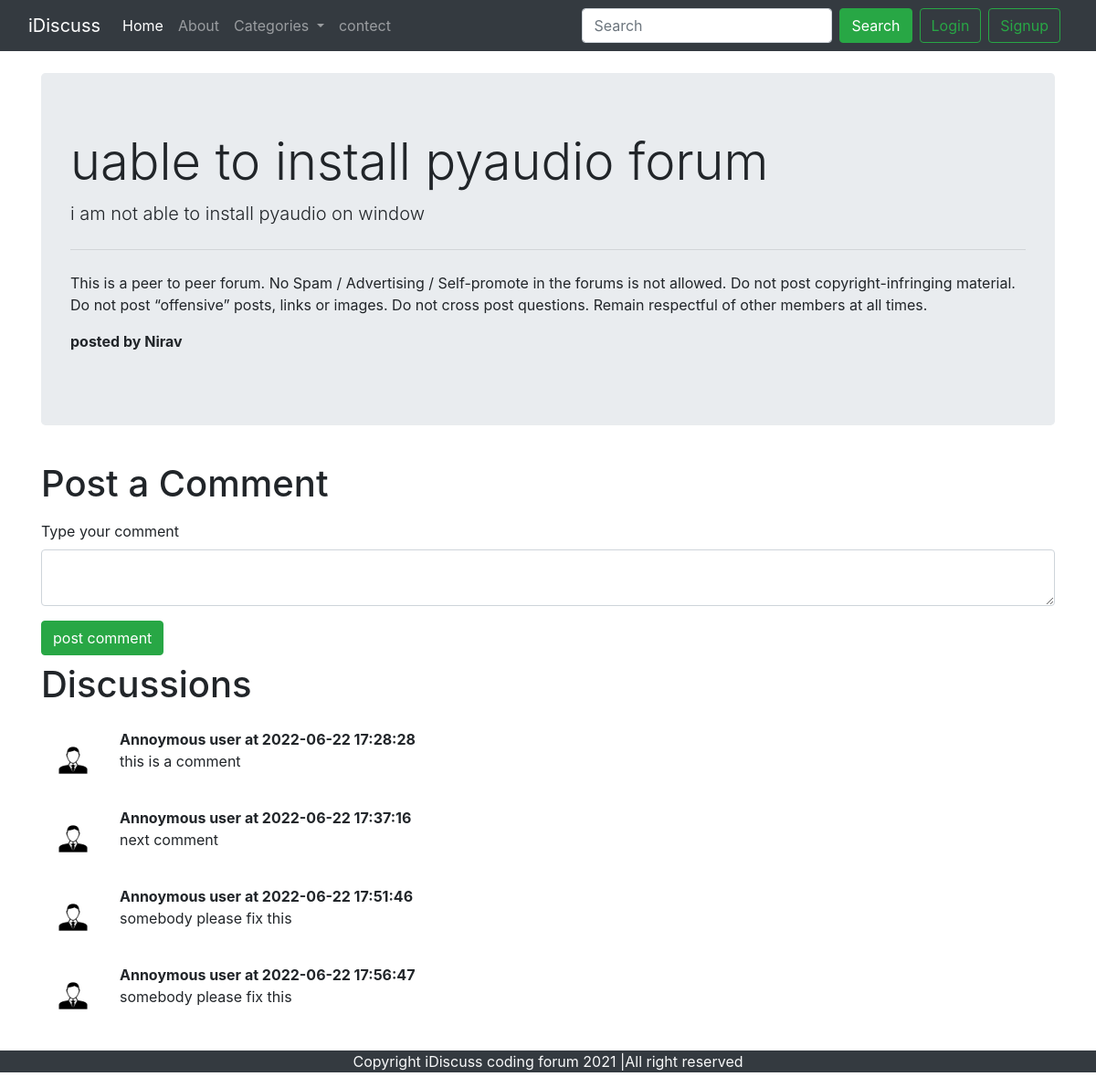
The app's page /forum1/thread.php?threadid=1 with its own data.
### tables this page shows
CREATE TABLE `threads` (
  `thread_id` int(7) NOT NULL,
  `thread_title` varchar(255) NOT NULL,
  `thread_desc` text NOT NULL,
  `thread_cat_id` int(7) NOT NULL,
  `thread_user_id` int(7) NOT NULL,
  `timestamp` datetime NOT NULL DEFAULT current_timestamp()
);

CREATE TABLE `comments` (
  `comment_id` int(8) NOT NULL,
  `comment_content` text NOT NULL,
  `thread_id` int(8) NOT NULL,
  `comment_by` int(8) NOT NULL,
  `comment_time` datetime NOT NULL DEFAULT current_timestamp()
);

### forum1/thread.php (the view, shortened to what this page needs)
<!doctype html>
<html lang="en">
<head>
    <link rel="stylesheet" href="https://stackpath.bootstrapcdn.com/bootstrap/4.5.0/css/bootstrap.min.css">
</head>
<body>
    <?php include 'partials/_header.php'; ?>
    <?php include 'partials/_dbconnect.php'; ?>
    <?php
    $id = $_GET['threadid'];
    $sql =   "SELECT * FROM `threads` WHERE thread_id = $id";
    $result = mysqli_query($conn, $sql);
    while ($row = mysqli_fetch_assoc($result)) {
        $title = $row['thread_title'];
        $desc = $row['thread_desc'];
    }
    ?>
    <div class="container my-4">
        <div class="jumbotron">
            <h1 class="display-4"> <?php echo  $title; ?> forum </h1>
            <p class="lead"><?php echo  $desc; ?></p>
            <hr class="my-4">
            <p>This is a peer to peer forum. No Spam / Advertising / Self-promote in the forums is not allowed. Do not
                post copyright-infringing material. Do not post “offensive” posts, links or images. Do not cross post
                questions. Remain respectful of other members at all times.</p>
            <p><b>posted by Nirav</b></p>
        </div>
    </div>
    <div class="container">
        <h1 class="py-2">Post a Comment</h1>
        <form action="<?php echo $_SERVER['REQUEST_URI'] ?>" method="post">
            <div class="form-group">
                <label for="exampleFormControlTextarea1">Type your comment</label>
                <textarea class="form-control my-0" id="comment " name="comment" rows="2"></textarea>
            </div>
            <button type="submit" class="btn btn-success">post comment</button>
        </form>
    </div>
    <div class="container " id="ques">
        <h1 class="py-2">Discussions </h1>
        <?php
        $id = $_GET['threadid'];
        $sql = "SELECT * FROM `comments` WHERE thread_id=$id";
        $result = mysqli_query($conn, $sql);
        while ($row = mysqli_fetch_assoc($result)) {
            $content = $row['comment_content'];
            $comment_time = $row['comment_time'];
            echo '  <div class="media my-3">
            <img src="/php/forum1/img/user.png" width="70px" class="mr-3" alt="...">
            <div class="media-body">
            <p class="font-weight-bold my-0">Annoymous user at ' . $comment_time . '</p>
                ' . $content . '
            </div>
        </div>';
        }
        ?>
    </div>
    <?php include 'partials/_footer.php'; ?>
</body>
</html>

### forum1/partials/_header.php (shortened to what this page needs)
<?php
echo'<nav class="navbar navbar-expand-lg navbar-dark bg-dark">
    <div class="container-fluid">
        <a class="navbar-brand" href="/php/forum1">iDiscuss</a>
        <button class="navbar-toggler" type="button" data-bs-toggle="collapse" data-bs-target="#navbarSupportedContent" aria-controls="navbarSupportedContent" aria-expanded="false" aria-label="Toggle navigation">
            <span class="navbar-toggler-icon"></span>
        </button>
        <div class="collapse navbar-collapse" style="justify-content: inherit;" id="navbarSupportedContent">
            <ul class="navbar-nav me-auto mb-2 mb-lg-0">
                <li class="nav-item">
                    <a class="nav-link active" aria-current="page" href="/php/forum1">Home</a>
                </li>
                <li class="nav-item">
                    <a class="nav-link" href="/php/forum1/about.php">About</a>
                </li>
                <li class="nav-item dropdown">
                    <a class="nav-link dropdown-toggle" href="#" id="navbarDropdown" role="button" data-toggle="dropdown" aria-expanded="false">
                        Categories
                    </a>
                    <ul class="dropdown-menu" aria-labelledby="navbarDropdown">
                        <li><a class="dropdown-item" href="#">Action</a></li>
                        <li><a class="dropdown-item" href="#">Another action</a></li>
                        <li>
                            <hr class="dropdown-divider">
                        </li>
                        <li><a class="dropdown-item" href="#">Something else here</a></li>
                    </ul>
                </li>
                <li class="nav-item">
                <a class="nav-link" href="/php/forum1/contect.php">contect</a>
            </li>
            </ul>
        </div>';
        if(isset($_SESSION['loggedin']) && $_SESSION['loggedin'] == true){
            echo '<form class="form-inline my-2 my-lg-0" method="get" action="search.php">
    <input class="form-control mr-sm-2" name="search" type="search" actiion="search.php" placeholder="Search" aria-label="Search">
    <button class="btn btn-success my-2 my-sm-0" type="submit">Search</button>
      <p class="text-light my-0 mx-2">Welcome '. $_SESSION['user_email']. ' </p>';
        }
        else{
             echo '<form class="form-inline my-2 my-lg-0">
                <input class="form-control mr-sm-2" type="search" placeholder="Search" aria-label="Search">
                <button class="btn btn-success my-2 my-sm-0" type="submit">Search</button>
                </form>
                <button class="btn btn-outline-success ml-2" data-toggle="modal" data-target="#loginModal">Login</button>
                <button class="btn btn-outline-success mx-2" data-toggle="modal" data-target="#signupmodal">Signup</button>';
  }
   echo' </div>
</nav>';

### forum1/partials/_footer.php
<div class="container-fluid mb-0 bg-dark text-light">
    <p class="text-center">
        Copyright iDiscuss coding forum 2021 |All right reserved
    </p>
</div>

### forum1/thread.php (style rules this page uses)
#ques { min-height: 433px; }

### records on screen
threads: thread_title "uable to install pyaudio", thread_desc "i am not able to install pyaudio on window"
comments: comment_time "2022-06-22 17:28:28", comment_content "this is a comment"
comments: comment_time "2022-06-22 17:37:16", comment_content "next comment"
comments: comment_time "2022-06-22 17:51:46", comment_content "somebody please fix this"
comments: comment_time "2022-06-22 17:56:47", comment_content "somebody please fix this"
